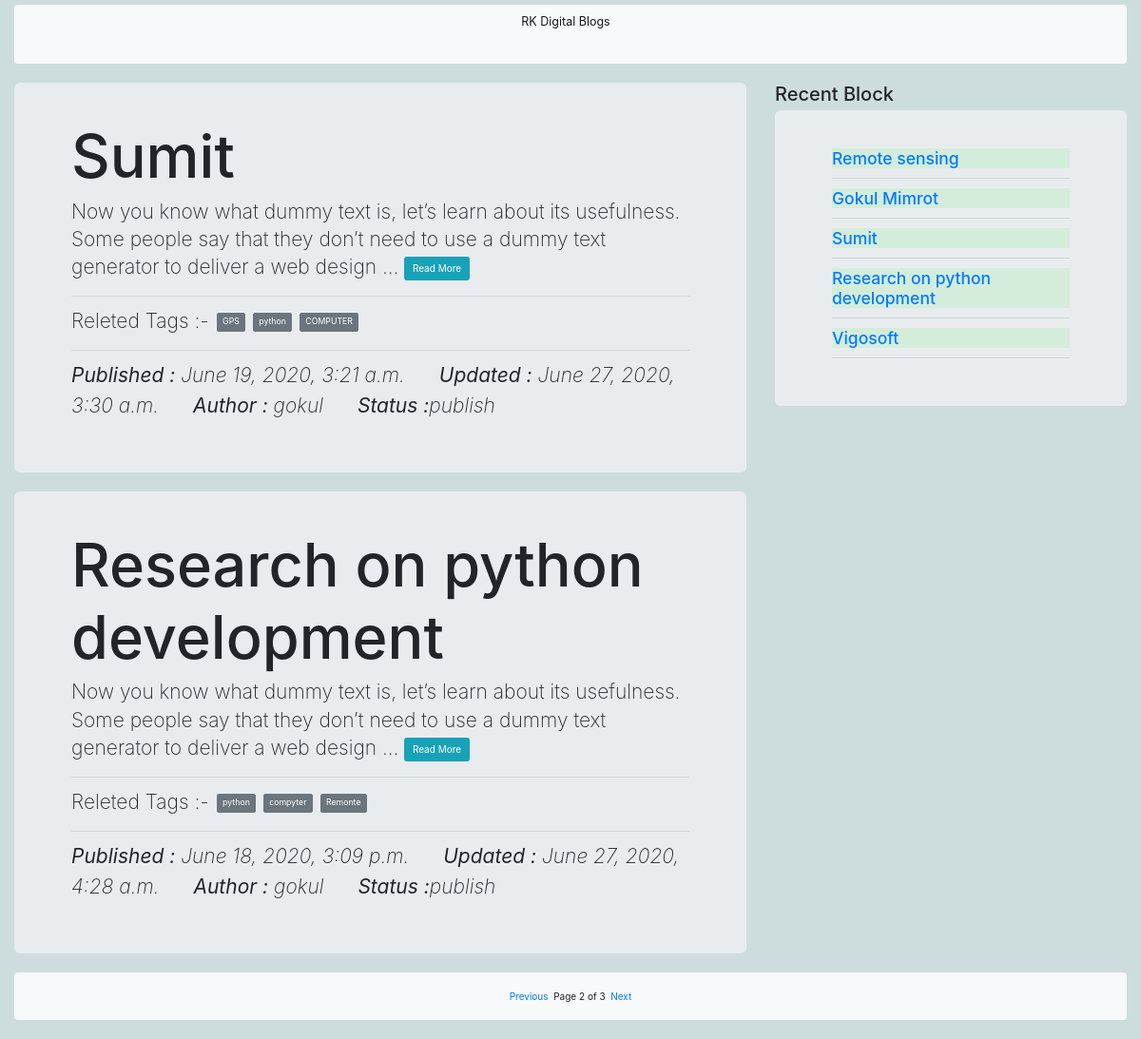
Screenshot of /?page=2 with the database file from the repository.
### myapp/models.py (models this page shows, shortened)
class Post(models.Model):
    STATUS_CHOICE=(('draft','Draft'),('publish','Published'))
    title=models.CharField(max_length=100)
    slug=models.SlugField(max_length=260,unique_for_date='publish')
    author=models.ForeignKey(User,related_name='block_post',on_delete=models.CASCADE)
    body=models.TextField()
    publish=models.DateTimeField(default=timezone.now)
    created=models.DateTimeField(auto_now_add=True)
    updated=models.DateTimeField(auto_now=True)
    status=models.CharField(max_length=15,choices=STATUS_CHOICE,default='draft')
    objects=CustomManager()
    tags=TaggableManager()

### myapp/views.py (the view)
# urls.py: 2. Add a URL to urlpatterns:  path('', views.home, name='home')
def home(Request,tag_slug=None):
    Post_list=Post.objects.all().order_by('-publish')
    Post_list1=Post.objects.all().order_by('-publish')
    tag=None
    if tag_slug:
        tag=get_object_or_404(Tag,slug=tag_slug)
        Post_list.filter(tags__in=[tag])
    pagenator=Paginator(Post_list,2)
    page_number=Request.GET.get('page')
    try:
        Post_list=pagenator.page(page_number)
    except PageNotAnInteger:
        Post_list=pagenator.page(1)
    except EmptyPage:
        Post_list=pagenator.page(pagenator.num_pages)
    MY_DIST={'post_list':Post_list,'post_list1':Post_list1,'tag':tag}
    return render(Request,'myapp/index.html',MY_DIST)

### myapp/models.py (called while the page is built)
        def get_queryset(self):
            return super().get_queryset().filter(status='publish')

### templates/myapp/index.html (shortened to what this page needs)
{% extends 'myapp/base.html' %}
{% block rk %}
<div class="row mt-3">
<div class="col-8">
  {% for post in post_list %}
  <div class="jumbotron">
    <h1>{{post.title}}</h1>
    <p class="lead">{{post.body|truncatewords:30}} <a href="../read/{{post.pk}}" class="btn btn-info">Read More</a></p>
    <hr>
    <p>Releted Tags :- {% for tag in post.tags.all %}
    <a class="btn btn-sm btn-secondary text-white ml-1" class="text-white" href="{%url "post_list_by_tag_name" tag.slug %}">{{tag.name}}</a>
    {% endfor %}</p>
    <hr>
    <p class="font-italic"><b>Published : </b>{{post.publish}} <b class="ml-5">Updated : </b>{{post.updated}} <b class="ml-5">Author : </b>{{post.author}} <b class="ml-5">Status :</b>{{post.status}}</p>
  </div>
{% endfor %}
</div>
    <div class="col-4">
    <h2>Recent Block</h2>
     <div class="jumbotron">
    {% for post in post_list1 %}
     <div class="alert-success"><h3><a href="../read/{{post.pk}}"> {{post.title}}</a></h3></div>
     <hr>
     {% endfor %}
     </div>
    </div>
</div>
{% include "myapp/pagination.html" with page=post_list %}
{% endblock rk %}

### static/css/style.css (style rules this page uses)
body { background-color: #cddddd; }

### rows the page displays
Post: title "Sumit", body "Now you know what dummy text is, let’s learn about its usefulness. Some people say that they don’t need to use a dummy text generator to deliver a web design …", publish "June 19, 2020, 3:21 a.m.", updated "June 27, 2020, 3:30 a.m.", author "gokul", status "publish"
Tag: name "GPS"
Tag: name "python"
Tag: name "COMPUTER"
Post: title "Research on python development", body "Now you know what dummy text is, let’s learn about its usefulness. Some people say that they don’t need to use a dummy text generator to deliver a web design …", publish "June 18, 2020, 3:09 p.m.", updated "June 27, 2020, 4:28 a.m.", author "gokul", status "publish"
Tag: name "compyter"
Tag: name "Remonte"
Post: title "Remote sensing"
Post: title "Gokul Mimrot"
Post: title "Vigosoft"

### other values shown
{{ page.number }} "2"
{{ page.paginator.num_pages }} "3"
